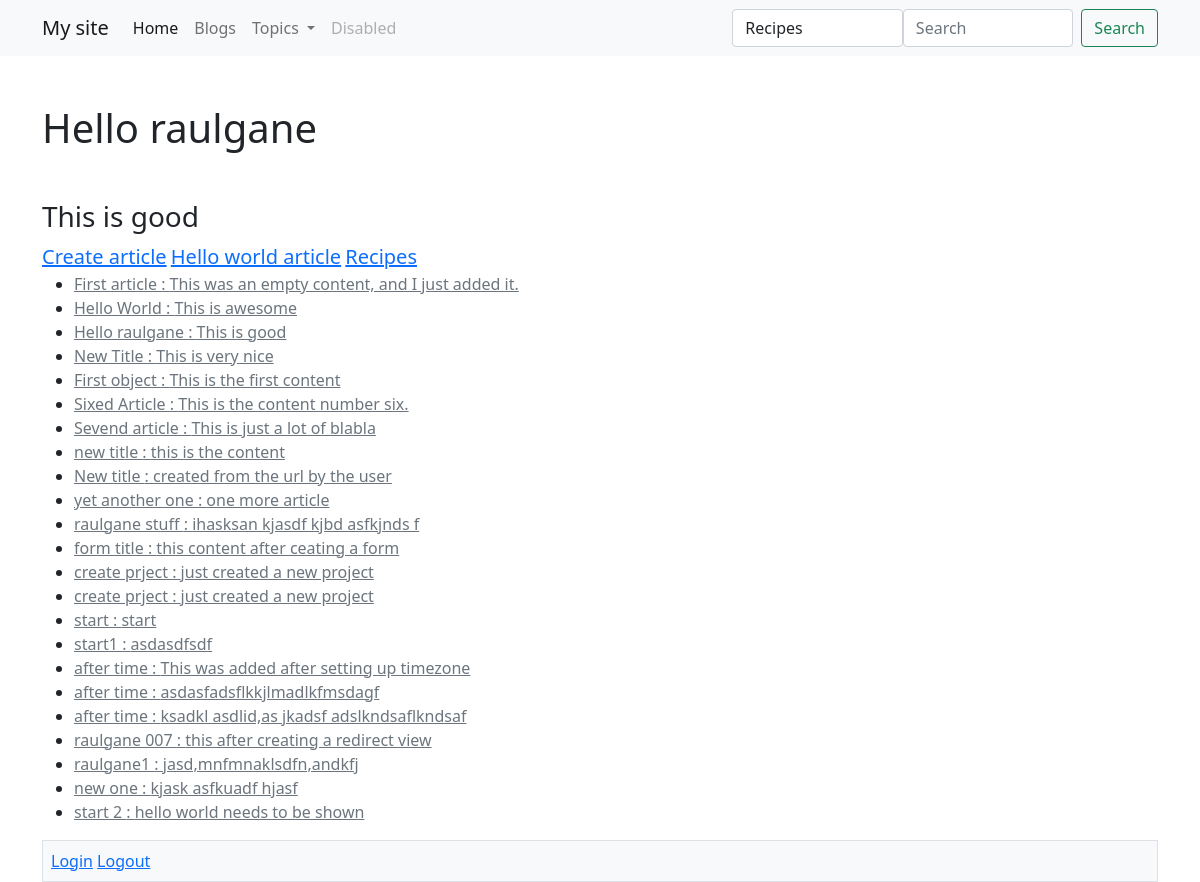
The page / on the database its author committed.
### articles/models.py (models this page shows, shortened)
class Article(models.Model):
    user = models.ForeignKey(User, blank=True, null=True, on_delete=models.SET_NULL)
    title = models.CharField(max_length=120)
    slug = models.SlugField(unique=True, blank=True, null=True)
    content = models.TextField()
    timestamp = models.DateTimeField(auto_now_add=True)
    updated = models.DateTimeField(auto_now=True)
    published = models.DateField(auto_now_add=False, auto_now=False, null=True, blank=True)
    objects = ArticleManager()
    def get_asolute_url(self):
        return reverse('articles:detail', kwargs={'slug':self.slug})

### trydjango/views.py (the view)
# urls.py: path('', home_view),
def home_view(Request, *args, **kwargs):
    random_id = random.randint(1, 7)
    article_obj = Article.objects.get(id=random_id)
    article_queryset = Article.objects.all()
    context = {
        'object_list' : article_queryset,
        'object': article_obj,
        'title': article_obj.title,
        'id': article_obj.id,
        'content': article_obj.content
    }
    HTML_STRING = render_to_string('home-view.html', context=context)
    '''
    tmpl = get_template('home-view.html')
    tmpl.string = tmpl.render(context=context)

    '''
    return HttpResponse(HTML_STRING)

### articles/models.py (called while the page is built)
    def get_queryset(self):
        return ArticleQuerySet(self.model, using=self._db)

### templates/home-view.html
{% extends 'base.html' %}
{% block content %}
    <h1 class='mb-5'>{{object.title}}</h1>
    <h3>{{content}}</h3>
    <a class='lead' href='{% url "articles:create" %}'>Create article</a>
    <a class='lead' href='{% url "articles:detail" slug="hello-world" %}'>Hello world article</a>
    <a class='lead' href='{% url "recipes:list" %}'>Recipes</a>
    <ul>
        {% for x in object_list %}
            {% if x.title %}
                <li><a class='text-muted' href='{{ x.get_asolute_url }}'>{{ x.title }} : {{ x.content }}</a></li>
            {% endif %}
        {% endfor %}
    </ul>
{% endblock content %}

### rows shown on the page
Article: title "Hello raulgane", content "This is good"
Article: title "First article", content "This was an empty content, and I just added it."
Article: title "Hello World", content "This is awesome"
Article: title "New Title", content "This is very nice"
Article: title "First object", content "This is the first content"
Article: title "Sixed Article", content "This is the content number six."
Article: title "Sevend article", content "This is just a lot of blabla"
Article: title "new title", content "this is the content"
Article: title "New title", content "created from the url by the user"
Article: title "yet another one", content "one more article"
Article: title "raulgane stuff", content "ihasksan kjasdf kjbd asfkjnds f"
Article: title "form title", content "this content after ceating a form"
Article: title "create prject", content "just created a new project"
Article: title "create prject", content "just created a new project"
Article: title "start", content "start"
Article: title "start1", content "asdasdfsdf"
Article: title "after time", content "This was added after setting up timezone"
Article: title "after time", content "asdasfadsflkkjlmadlkfmsdagf"
Article: title "after time", content "ksadkl asdlid,as jkadsf adslkndsaflkndsaf"
Article: title "raulgane 007", content "this after creating a redirect view"
Article: title "raulgane1", content "jasd,mnfmnaklsdfn,andkfj"
Article: title "new one", content "kjask asfkuadf hjasf"
Article: title "start 2", content "hello world needs to be shown"
